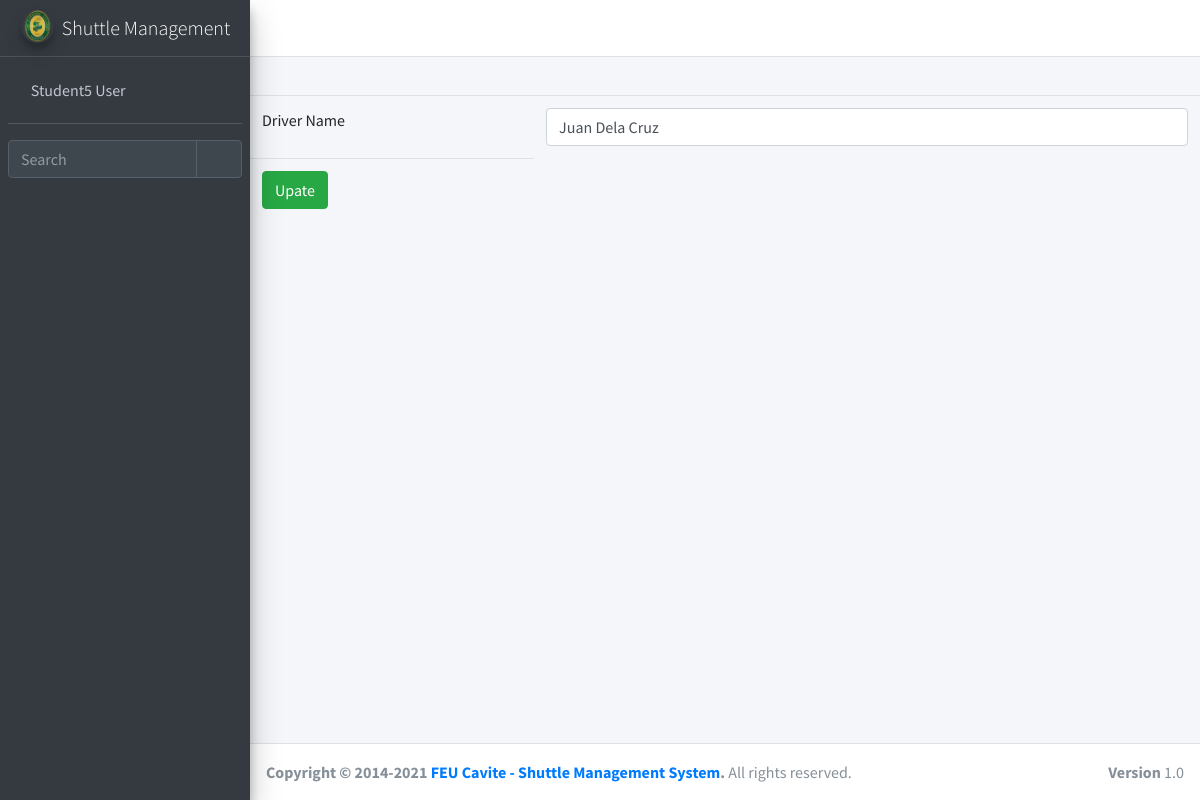
Before: /ticket/edit_driver/1 (signed in) with the older database file.
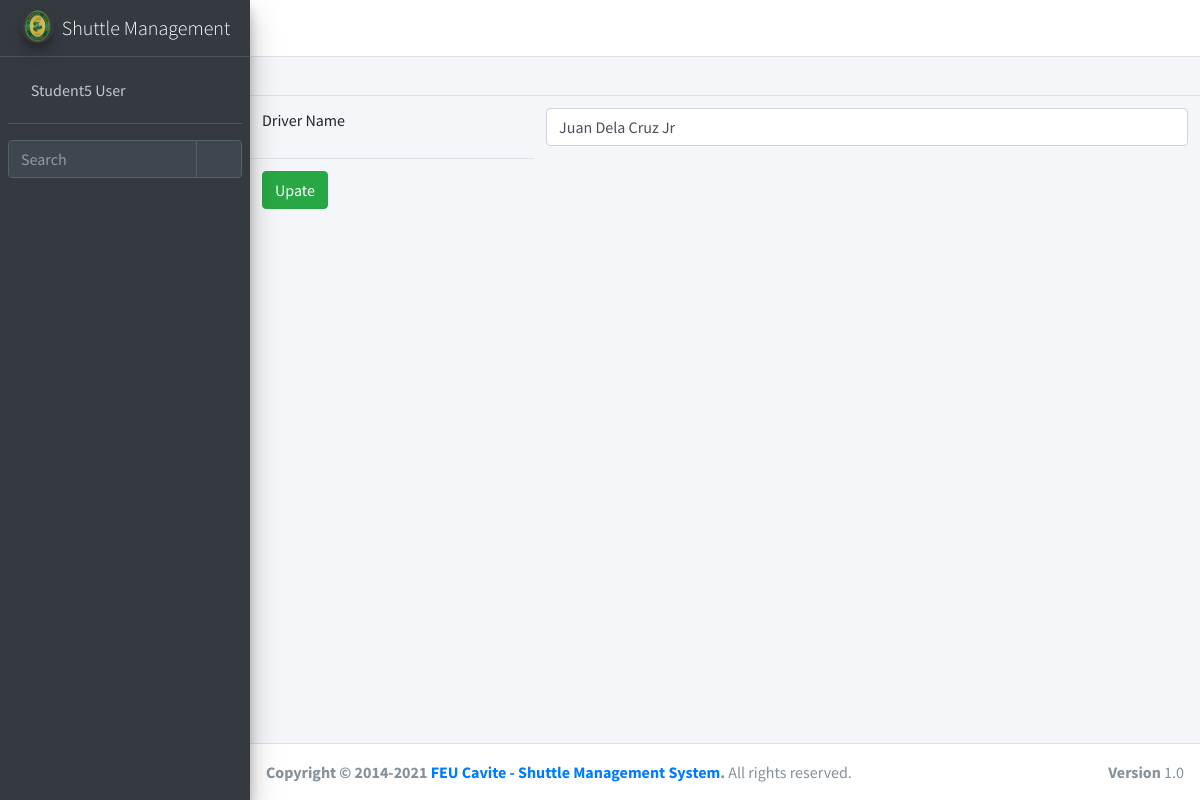
After: the same page with the newer database file.
### ticket/models.py (models this page shows, shortened)
class shuttle_driver(models.Model):
    shuttle_driver_id = models.AutoField(primary_key=True)
    driver_name = models.CharField(max_length=255, blank=True, null = True)

### ticket/views.py (the view)
# urls.py: path('edit_driver/<int:tag>', login_required(views.edit_driver), name='edit_driver'),
def edit_driver(request, tag = 0):
	query = {
		'tag': tag,
		'sd': shuttle_driver.objects.filter(shuttle_driver_id = tag),
	}
	if request.method == "POST":
		db = shuttle_driver.objects.get(shuttle_driver_id = tag)
		db.driver_name = request.POST.get('dname') or None
		db.save()
		return HttpResponseRedirect('/ticket/add_driver')
	return render(request, 'ticket/edit_driver.html', query)

### ticket/templates/ticket/edit_driver.html (shortened to what this page needs)
{% extends 'ticket/popupbase.html' %}
{% block content %}
{% load crispy_forms_tags %}
{% load static %}
<form method="POST">
	<table class="table">
		<tr>
			<td>
				Driver Name
			</td>
			<td>
				{% for items in sd %}
				<input type="text" name="dname" value="{{items.driver_name}}" class="form-control" required>
				{% endfor %}
			</td>
		</tr>
		<tr>
			<td><input type="submit" name="save" value="Upate" class="btn btn-success"></td>
		</tr>
	</table>
</form>
{% endblock content %}

### ticket/templates/ticket/popupbase.html (shortened to what this page needs)
{% load static %}
<!DOCTYPE html>
<html lang="en">
<head>
  <link rel="stylesheet" href="{% static 'basetemp/plugins/fontawesome-free/css/all.min.css' %}">
  <link rel="stylesheet" href="https://code.ionicframework.com/ionicons/2.0.1/css/ionicons.min.css">
  <link rel="stylesheet" href="{% static 'basetemp/plugins/tempusdominus-bootstrap-4/css/tempusdominus-bootstrap-4.min.css' %}">
  <link rel="stylesheet" href="{% static 'basetemp/plugins/icheck-bootstrap/icheck-bootstrap.min.css' %}">
  <link rel="stylesheet" href="{% static 'basetemp/plugins/jqvmap/jqvmap.min.css' %}">
  <link rel="stylesheet" href="{% static 'basetemp/dist/css/adminlte.min.css' %}">
  <link rel="stylesheet" href="{% static 'basetemp/plugins/overlayScrollbars/css/OverlayScrollbars.min.css' %}">
  <link rel="stylesheet" href="{% static 'basetemp/plugins/daterangepicker/daterangepicker.css' %}">
  <link rel="stylesheet" href="{% static 'basetemp/plugins/summernote/summernote-bs4.min.css' %}">
</head>
<body class="hold-transition sidebar-mini layout-fixed">
<div class="wrapper">
  <nav class="main-header navbar navbar-expand navbar-white navbar-light">
    <ul class="navbar-nav">
      <li class="nav-item">
        <a class="nav-link" data-widget="pushmenu" href="#" role="button"><i class="fas fa-bars"></i></a>
      </li>
      <li class="nav-item d-none d-sm-inline-block">
        <a href="#" class="nav-link"></a>
      </li>
    </ul>
    <ul class="navbar-nav ml-auto">
      <li class="nav-item">
        <a class="nav-link" data-widget="fullscreen" href="#" role="button">
          <i class="fas fa-expand-arrows-alt"></i>
        </a>
      </li>
    </ul>
  </nav>
  <aside class="main-sidebar sidebar-dark-primary elevation-4">
    <a href="/" class="brand-link">
      <img src="{% static 'shuttle/feulogo.png' %}" alt="AdminLTE Logo" class="brand-image img-circle elevation-3" style="opacity: .8">
      <span class="brand-text font-weight-light">Shuttle Management</span>
    </a>
    <div class="sidebar">
      <div class="user-panel mt-3 pb-3 mb-3 d-flex">
        <div class="image">
        </div>
        <div class="info">
          <a href="#" class="d-block">{{user.get_full_name}}</a>
        </div>
      </div>
      <div class="form-inline">
        <div class="input-group" data-widget="sidebar-search">
          <input class="form-control form-control-sidebar" type="search" placeholder="Search" aria-label="Search">
          <div class="input-group-append">
            <button class="btn btn-sidebar">
              <i class="fas fa-search fa-fw"></i>
            </button>
          </div>
        </div>
      </div>
    </div>
  </aside>
  <div class="content-wrapper">
    <div class="content-header">
    </div>
    {% block content %}
    {% endblock content %}
  </div>
  <footer class="main-footer">
    <strong>Copyright &copy; 2014-2021 <a href="#">FEU Cavite - Shuttle Management System</a>.</strong>
    All rights reserved.
    <div class="float-right d-none d-sm-inline-block">
      <b>Version</b> 1.0
    </div>
  </footer>
</div>
</body>
</html>

Changed rows visible on the page:
changed shuttle_driver: dname "Juan Dela Cruz" → "Juan Dela Cruz Jr"
